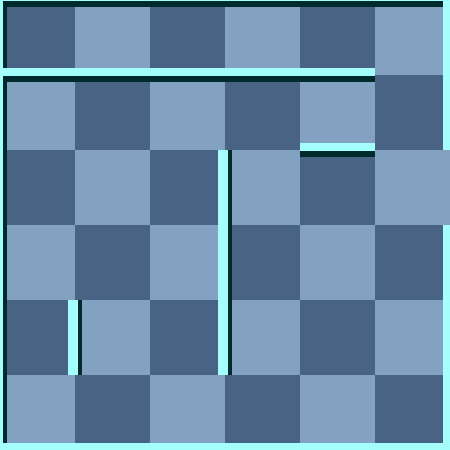

The image is a tile-based game level rendered from a .tmx file. Its description and source (layers, tilesets, objects; grid data summarised) follow:
An orthogonal 6x6 tile map with 75x75 px tiles, 2 tile layers (background, 块层 1) and 7 objects (Exit, Scorpion, WhiteMummy, Player, Door, ...).

<map version="1.0" orientation="orthogonal" width="6" height="6" tilewidth="75" tileheight="75">
 <tileset firstgid="1" name="wall" tilewidth="75" tileheight="75">
  <image source="gfx/wall.png" width="300" height="375" />
  <tile id="0">
   <properties>
    <property name="ValOfWall" value="0" />
   </properties>
  </tile>
  <tile id="1">
   <properties>
    <property name="ValOfWall" value="1" />
   </properties>
  </tile>
  <tile id="2">
   <properties>
    <property name="ValOfWall" value="2" />
   </properties>
  </tile>
  <tile id="3">
   <properties>
    <property name="ValOfWall" value="3" />
   </properties>
  </tile>
  <tile id="4">
   <properties>
    <property name="ValOfWall" value="4" />
   </properties>
  </tile>
  <tile id="5">
   <properties>
    <property name="ValOfWall" value="5" />
   </properties>
  </tile>
  <tile id="6">
   <properties>
    <property name="ValOfWall" value="6" />
   </properties>
  </tile>
  <tile id="7">
   <properties>
    <property name="ValOfWall" value="7" />
   </properties>
  </tile>
  <tile id="8">
   <properties>
    <property name="ValOfWall" value="8" />
   </properties>
  </tile>
  <tile id="9">
   <properties>
    <property name="ValOfWall" value="9" />
   </properties>
  </tile>
  <tile id="10">
   <properties>
    <property name="ValOfWall" value="10" />
   </properties>
  </tile>
  <tile id="11">
   <properties>
    <property name="ValOfWall" value="11" />
   </properties>
  </tile>
  <tile id="12">
   <properties>
    <property name="ValOfWall" value="12" />
   </properties>
  </tile>
  <tile id="13">
   <properties>
    <property name="ValOfWall" value="13" />
   </properties>
  </tile>
  <tile id="14">
   <properties>
    <property name="ValOfWall" value="14" />
   </properties>
  </tile>
  <tile id="15">
   <properties>
    <property name="ValOfWall" value="15" />
   </properties>
  </tile>
  <tile id="18">
   <properties>
    <property name="ValOfWall" value="-1" />
   </properties>
  </tile>
 </tileset>
 <layer name="background" width="6" height="6">
  <data>[36 cells, 36 non-empty, 2 distinct tile ids]</data>
 </layer>
 <layer name="块层 1" width="6" height="6">
  <data>[36 cells, 36 non-empty, 12 distinct tile ids]</data>
 </layer>
 <objectgroup name="对象层 1" width="6" height="6">
  <object name="Exit" x="450" y="150" />
  <object name="Scorpion" x="300" y="0">
   <properties>
    <property name="value" value="25" />
   </properties>
  </object>
  <object name="WhiteMummy" x="75" y="0">
   <properties>
    <property name="value" value="21" />
   </properties>
  </object>
  <object name="Player" x="0" y="75">
   <properties>
    <property name="value" value="1" />
   </properties>
  </object>
  <object name="Door" x="75" y="150">
   <properties>
    <property name="direction" value="1" />
    <property name="value" value="15" />
   </properties>
  </object>
  <object name="Key" x="375" y="225">
   <properties>
    <property name="value" value="12" />
   </properties>
  </object>
  <object name="Trap" x="375" y="75">
   <properties>
    <property name="value" value="10" />
   </properties>
  </object>
 </objectgroup>
</map>
